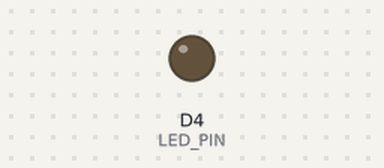
The sketch below on a simulated ESP8266 (NodeMCU). On the bench: output pins drawn as LEDs (lit = HIGH). WiFi joins after 1.5 s; servers stay silent unless stated; uploads are accepted with an empty reply; what the sketch prints to the serial monitor is not drawn.

Above: at 1.65 s.
At 23.9 s:
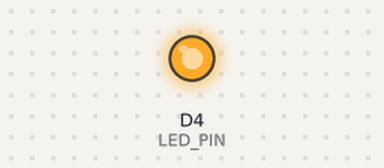
Timing chart, 0 to 26.0 s (numbered marks = the images above):
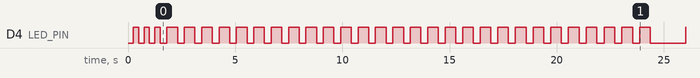

The sketch:

WiFi-Moisture-Sensor.ino
```cpp
#include <ESP8266WiFi.h>

#define LED_PIN D4
#define SENSOR_PIN A0
#define SAMPLE_INTERVAL 1 // Delay between samples in minutes
#define SENSOR_ID 0001

const char* ssid = "ESPHub";
const char* password = "esphub_sensor";
const char* host = "192.168.4.1";

void setup() {
  pinMode(LED_PIN, OUTPUT);

  Serial.begin(115200);
  Serial.println("Starting moisture sensor");

  // WiFi begin
  Serial.printf("Connecting to %s ", ssid);
  WiFi.begin(ssid, password);
  while(WiFi.status() != WL_CONNECTED) {
    digitalWrite(LED_PIN, LOW);
    delay(250);
    digitalWrite(LED_PIN, HIGH);
    delay(250);
    Serial.print(".");
  }
  Serial.println(" connected");
  for(int i; i<10; i++) {
    digitalWrite(LED_PIN, LOW);
    delay(50);
    digitalWrite(LED_PIN, HIGH);
    delay(50);
  }
}

void loop() {
  String sensor_data = String(analogRead(SENSOR_PIN));
  bool data_sent = false;

  while(!data_sent) {
    WiFiClient client;

    Serial.printf("\n[Connecting to %s ... ", host);
    digitalWrite(LED_PIN, LOW);
    if(client.connect(host, 80)) {
      Serial.println("connected]");

      Serial.println("[Sending a request]");

      client.println("POST /sensor HTTP/1.1");
      client.println(strcat("Host: ", host));
      client.println("User-Agent: Arduino/1.0");
      client.println("Content-Type: application/x-www-form-urlencoded;");
      client.print("Content-Length: ");
      client.println(sensor_data.length());
      client.println();
      client.println("data=" + sensor_data + "&id=" + SENSOR_ID);

      Serial.println("[Response:]");
      while(client.connected() || client.available()) {
        if(client.available()) {
          String line = client.readStringUntil('\n');
          Serial.println(line);
          if(line.indexOf("data_sent_ok") > 0) { data_sent = true; }
        }
      }
      client.stop();
      Serial.println("\n[Disconnected]");
    }
    else
    {
      Serial.println("connection failed!]");
      client.stop();
    }
    delay(10);
    digitalWrite(LED_PIN, HIGH);
    delay(500);
  }

  ESP.deepSleep(SAMPLE_INTERVAL * 60000);
}
```

Measured:
- by itself, D4 (LED_PIN): goes LOW 0.25 s, HIGH 0.25 s, LOW 0.25 s, HIGH 0.25 s, 28 × (LOW 0.31 s, HIGH 0.50 s), LOW 1.7 s, then HIGH
